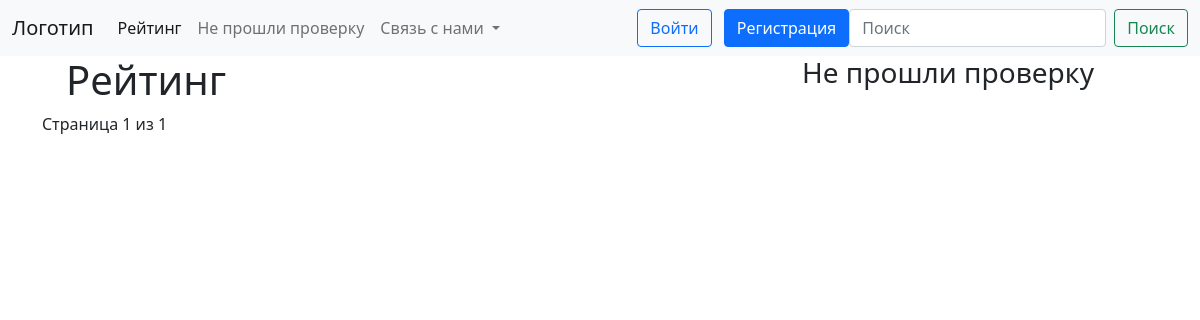
Page /rating on the earlier database version.
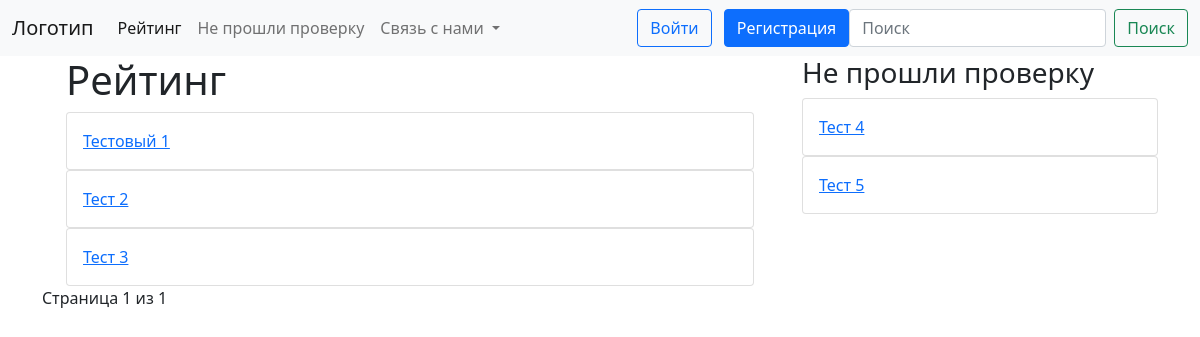
Same page on the later database version.
### Home/models.py (models this page shows, shortened)
class rating(models.Model):
    name = models.CharField('Название канала', max_length=120)
    photo = models.ImageField(null=True, blank=True, upload_to="images/")
    url = models.URLField('Ссылка на канал')
    text = models.TextField('Текст', null=True, blank=True)
    content = models.TextField('Содержание', null=True, blank=True)
    date = models.DateField('Дата публикации', null=True, blank=True)
    rating = models.IntegerField('Рейтинг', null=True, blank=True)
    passed = models.BooleanField('Прошел ли проверку?')

### rating/views.py (the view)
# urls.py: path('rating', views.ratings, name='rating'),
def ratings(request):
    alla = rating.objects.all()
    rat = Paginator(rating.objects.all(), 8)
    page = request.GET.get('page')
    chanels = rat.get_page(page)
    return render(request, 'rating/rating.html',
                  {'chanels': chanels,
                   'chanel': alla})

### members/templates/rating/rating.html (shortened to what this page needs)
{% extends 'base.html' %}
{% block content %}
<div class="container">
    <div class="row">
    <div class="col-8">
<div class="container">
    <h1>Рейтинг</h1>
    {% for ratings in chanels %}
      {% if ratings.passed == True %}
        <div class="card">
            <div class="card-body">
                <a href="{% url 'page' ratings.id %}"> {{ ratings.name }} </a>
            </div>
        </div>
      {% endif %}
    {% endfor %}
</div>
    </div>
    <div class="col-4">
        <h3>Не прошли проверку</h3>
         {% for rating in chanel %}
              {% if rating.passed == False %}
                <div class="card">
                    <div class="card-body">
                        <a href="{% url 'page' rating.id %}"> {{ rating.name }} </a>
                    </div>
                </div>
              {% endif %}
            {% endfor %}
    </div>
    </div>
                Страница {{ chanels.number }} из {{ chanels.paginator.num_pages }}
</div>
{% endblock %}

### members/templates/base.html (shortened to what this page needs)
<!doctype html>
<html lang="ru">
<head>
    <link rel="stylesheet" href="https://cdn.jsdelivr.net/npm/bootstrap@5.1.3/dist/css/bootstrap.min.css">
</head>
<body>
        <nav class="navbar navbar-expand-lg navbar-light bg-light">
  <div class="container-fluid">
    <a class="navbar-brand" href="{% url 'home' %}">Логотип</a>
    <div class="collapse navbar-collapse" id="navbarSupportedContent">
      <ul class="navbar-nav me-auto mb-2 mb-lg-0">
        <li class="nav-item">
          <a class="nav-link active" aria-current="page" href="{% url 'rating' %}">Рейтинг</a>
        </li>
        <li class="nav-item">
          <a class="nav-link" href="{% url 'failed' %}">Не прошли проверку</a>
        </li>
        <li class="nav-item dropdown">
          <a class="nav-link dropdown-toggle" href="#" id="navbarDropdown" role="button" data-bs-toggle="dropdown" aria-expanded="false">
            Связь с нами
          </a>
        </li>
      </ul>
        {% if user.is_authenticated %}
            <div class="col-md-3 text-end">
                Пользователь: {{ user }}
                <a href="{% url 'logout' %}" type="button" class="btn btn-outline-primary me-2">Выйти</a>
            </div>
        {% else %}
        <div class="col-md-3 text-end">
            <a href="{% url 'login_user' %}" type="button" class="btn btn-outline-primary me-2">Войти</a>
            <a href="{% url 'register_user' %}" type="button" class="btn btn-primary">Регистрация</a>
        </div>
        {% endif %}
      <form class="d-flex" name="q" method=POST action="{% url 'search' %}">
        <input class="form-control me-2" type="search" placeholder="Поиск" aria-label="Search", name="search">
        <button class="btn btn-outline-success" type="submit">Поиск</button>
      </form>
    </div>
  </div>
</nav>
    {% block content %}{% endblock %}
</body>
</html>

Differences in the rows shown:
added rating: name "Тестовый 1", shown under "Рейтинг"
added rating: name "Тест 2", shown under "Рейтинг"
added rating: name "Тест 3", shown under "Рейтинг"
added rating: name "Тест 4", shown under "Не прошли проверку"
added rating: name "Тест 5", shown under "Не прошли проверку"
